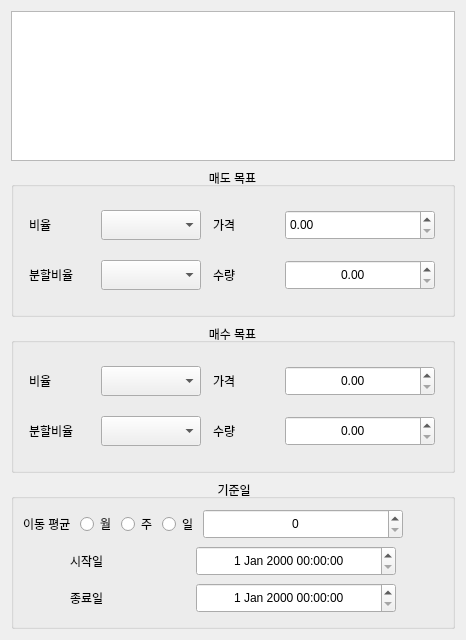
     <widget class="QWidget" name="tab">
      <attribute name="title">
       <string>자동 매매 설정</string>
      </attribute>
      <layout class="QVBoxLayout" name="verticalLayout_7">
       <item>
        <widget class="QListWidget" name="listWidget">
         <property name="minimumSize">
          <size>
           <width>0</width>
           <height>150</height>
          </size>
         </property>
         <property name="maximumSize">
          <size>
           <width>16777215</width>
           <height>150</height>
          </size>
         </property>
        </widget>
       </item>
       <item>
        <widget class="QGroupBox" name="groupBox">
         <property name="minimumSize">
          <size>
           <width>0</width>
           <height>150</height>
          </size>
         </property>
         <property name="maximumSize">
          <size>
           <width>16777215</width>
           <height>150</height>
          </size>
         </property>
         <property name="title">
          <string>매도 목표</string>
         </property>
         <property name="alignment">
          <set>Qt::AlignCenter</set>
         </property>
         <layout class="QVBoxLayout" name="verticalLayout_8">
          <item>
           <layout class="QHBoxLayout" name="horizontalLayout_12">
            <item>
             <widget class="QLabel" name="label_15">
              <property name="minimumSize">
               <size>
                <width>60</width>
                <height>30</height>
               </size>
              </property>
              <property name="maximumSize">
               <size>
                <width>60</width>
                <height>30</height>
               </size>
              </property>
              <property name="text">
               <string>비율</string>
              </property>
             </widget>
            </item>
            <item>
             <widget class="QComboBox" name="comboBox_sellrate">
              <property name="minimumSize">
               <size>
                <width>100</width>
                <height>30</height>
               </size>
              </property>
              <property name="maximumSize">
               <size>
                <width>100</width>
                <height>30</height>
               </size>
              </property>
             </widget>
            </item>
            <item>
             <widget class="QLabel" name="label_14">
              <property name="minimumSize">
               <size>
                <width>60</width>
                <height>30</height>
               </size>
              </property>
              <property name="maximumSize">
               <size>
                <width>60</width>
                <height>30</height>
               </size>
              </property>
              <property name="text">
               <string>가격</string>
              </property>
             </widget>
            </item>
            <item>
             <widget class="QDoubleSpinBox" name="doubleSpinBox_sellprice">
              <property name="minimumSize">
               <size>
                <width>150</width>
                <height>30</height>
               </size>
              </property>
              <property name="maximumSize">
               <size>
                <width>150</width>
                <height>30</height>
               </size>
              </property>
             </widget>
            </item>
           </layout>
          </item>
          <item>
           <layout class="QHBoxLayout" name="horizontalLayout_16">
            <item>
             <widget class="QLabel" name="label_27">
              <property name="minimumSize">
               <size>
                <width>60</width>
                <height>30</height>
               </size>
              </property>
              <property name="maximumSize">
               <size>
                <width>60</width>
                <height>30</height>
               </size>
              </property>
              <property name="text">
               <string>분할비율</string>
              </property>
             </widget>
            </item>
            <item>
             <widget class="QComboBox" name="comboBox_spsellrate">
              <property name="minimumSize">
               <size>
                <width>100</width>
                <height>30</height>
               </size>
              </property>
              <property name="maximumSize">
               <size>
                <width>100</width>
                <height>30</height>
               </size>
              </property>
             </widget>
            </item>
            <item>
             <widget class="QLabel" name="label_28">
              <property name="minimumSize">
               <size>
                <width>60</width>
                <height>30</height>
               </size>
              </property>
              <property name="maximumSize">
               <size>
                <width>60</width>
                <height>30</height>
               </size>
              </property>
              <property name="text">
               <string>수량</string>
              </property>
             </widget>
            </item>
            <item>
             <widget class="QDoubleSpinBox" name="doubleSpinBox_sellamt">
              <property name="minimumSize">
               <size>
                <width>150</width>
                <height>30</height>
               </size>
              </property>
              <property name="maximumSize">
               <size>
                <width>150</width>
                <height>30</height>
               </size>
              </property>
              <property name="alignment">
               <set>Qt::AlignCenter</set>
              </property>
             </widget>
            </item>
           </layout>
          </item>
         </layout>
        </widget>
       </item>
       <item>
        <widget class="QGroupBox" name="groupBox_2">
         <property name="minimumSize">
          <size>
           <width>0</width>
           <height>150</height>
          </size>
         </property>
         <property name="maximumSize">
          <size>
           <width>16777215</width>
           <height>150</height>
          </size>
         </property>
         <property name="title">
          <string>매수 목표</string>
         </property>
         <property name="alignment">
          <set>Qt::AlignCenter</set>
         </property>
         <layout class="QVBoxLayout" name="verticalLayout_9">
          <item>
           <layout class="QHBoxLayout" name="horizontalLayout_24">
            <item>
             <widget class="QLabel" name="label_13">
              <property name="minimumSize">
               <size>
                <width>60</width>
                <height>30</height>
               </size>
              </property>
              <property name="maximumSize">
               <size>
                <width>60</width>
                <height>30</height>
               </size>
              </property>
              <property name="text">
               <string>비율</string>
              </property>
             </widget>
            </item>
            <item>
             <widget class="QComboBox" name="comboBox_buyrate">
              <property name="minimumSize">
               <size>
                <width>100</width>
                <height>30</height>
               </size>
              </property>
              <property name="maximumSize">
               <size>
                <width>100</width>
                <height>30</height>
               </size>
              </property>
             </widget>
            </item>
            <item>
             <widget class="QLabel" name="label_16">
              <property name="minimumSize">
               <size>
                <width>60</width>
                <height>30</height>
               </size>
              </property>
              <property name="maximumSize">
               <size>
                <width>60</width>
                <height>30</height>
               </size>
              </property>
              <property name="text">
               <string>가격</string>
              </property>
             </widget>
            </item>
            <item>
             <widget class="QDoubleSpinBox" name="doubleSpinBox_buyprice">
              <property name="minimumSize">
               <size>
                <width>150</width>
                <height>30</height>
               </size>
              </property>
              <property name="maximumSize">
               <size>
                <width>150</width>
                <height>30</height>
               </size>
              </property>
              <property name="alignment">
               <set>Qt::AlignCenter</set>
              </property>
             </widget>
            </item>
           </layout>
          </item>
          <item>
           <layout class="QHBoxLayout" name="horizontalLayout_25">
            <item>
             <widget class="QLabel" name="label_30">
              <property name="minimumSize">
               <size>
                <width>60</width>
                <height>30</height>
               </size>
              </property>
              <property name="maximumSize">
               <size>
                <width>60</width>
                <height>30</height>
               </size>
              </property>
              <property name="text">
               <string>분할비율</string>
              </property>
             </widget>
            </item>
            <item>
             <widget class="QComboBox" name="comboBox_spbuyrate">
              <property name="minimumSize">
               <size>
                <width>100</width>
                <height>30</height>
               </size>
              </property>
              <property name="maximumSize">
               <size>
                <width>100</width>
                <height>30</height>
               </size>
              </property>
             </widget>
            </item>
            <item>
             <widget class="QLabel" name="label_31">
              <property name="minimumSize">
               <size>
                <width>60</width>
                <height>30</height>
               </size>
              </property>
              <property name="maximumSize">
               <size>
                <width>60</width>
                <height>30</height>
               </size>
              </property>
              <property name="text">
               <string>수량</string>
              </property>
             </widget>
            </item>
            <item>
             <widget class="QDoubleSpinBox" name="doubleSpinBox_3">
              <property name="minimumSize">
               <size>
                <width>150</width>
                <height>30</height>
               </size>
              </property>
              <property name="maximumSize">
               <size>
                <width>150</width>
                <height>30</height>
               </size>
              </property>
              <property name="alignment">
               <set>Qt::AlignCenter</set>
              </property>
             </widget>
            </item>
           </layout>
          </item>
         </layout>
        </widget>
       </item>
       <item>
        <widget class="QGroupBox" name="groupBox_3">
         <property name="minimumSize">
          <size>
           <width>0</width>
           <height>150</height>
          </size>
         </property>
         <property name="maximumSize">
          <size>
           <width>16777215</width>
           <height>150</height>
          </size>
         </property>
         <property name="title">
          <string> 기준일</string>
         </property>
         <property name="alignment">
          <set>Qt::AlignCenter</set>
         </property>
         <layout class="QVBoxLayout" name="verticalLayout_6">
          <item>
           <layout class="QHBoxLayout" name="horizontalLayout_21">
            <item>
             <widget class="QLabel" name="label_17">
              <property name="minimumSize">
               <size>
                <width>15</width>
                <height>30</height>
               </size>
              </property>
              <property name="maximumSize">
               <size>
                <width>60</width>
                <height>30</height>
               </size>
              </property>
              <property name="text">
               <string>이동 평균 </string>
              </property>
             </widget>
            </item>
            <item>
             <widget class="QRadioButton" name="radioButton_mam">
              <property name="minimumSize">
               <size>
                <width>35</width>
                <height>30</height>
               </size>
              </property>
              <property name="maximumSize">
               <size>
                <width>30</width>
                <height>30</height>
               </size>
              </property>
              <property name="text">
               <string>월</string>
              </property>
             </widget>
            </item>
            <item>
             <widget class="QRadioButton" name="radioButton_maw">
              <property name="minimumSize">
               <size>
                <width>35</width>
                <height>30</height>
               </size>
              </property>
              <property name="maximumSize">
               <size>
                <width>30</width>
                <height>30</height>
               </size>
              </property>
              <property name="text">
               <string>주</string>
              </property>
             </widget>
            </item>
            <item>
             <widget class="QRadioButton" name="radioButton_mad">
              <property name="minimumSize">
               <size>
                <width>35</width>
                <height>30</height>
               </size>
              </property>
              <property name="maximumSize">
               <size>
                <width>30</width>
                <height>30</height>
               </size>
              </property>
              <property name="text">
               <string>일</string>
              </property>
             </widget>
            </item>
            <item>
             <widget class="QSpinBox" name="spinBox_ma">
              <property name="minimumSize">
               <size>
                <width>200</width>
                <height>30</height>
               </size>
              </property>
              <property name="maximumSize">
               <size>
                <width>200</width>
                <height>30</height>
               </size>
              </property>
              <property name="alignment">
               <set>Qt::AlignCenter</set>
              </property>
             </widget>
            </item>
            <item>
             <spacer name="horizontalSpacer_5">
              <property name="orientation">
               <enum>Qt::Horizontal</enum>
              </property>
              <property name="sizeHint" stdset="0">
               <size>
                <width>40</width>
                <height>20</height>
               </size>
              </property>
             </spacer>
            </item>
           </layout>
          </item>
          <item>
           <layout class="QHBoxLayout" name="horizontalLayout_20">
            <item>
             <spacer name="horizontalSpacer">
              <property name="orientation">
               <enum>Qt::Horizontal</enum>
              </property>
              <property name="sizeHint" stdset="0">
               <size>
                <width>40</width>
                <height>20</height>
               </size>
              </property>
             </spacer>
            </item>
            <item>
             <widget class="QLabel" name="label_startdate">
              <property name="minimumSize">
               <size>
                <width>120</width>
                <height>30</height>
               </size>
              </property>
              <property name="maximumSize">
               <size>
                <width>120</width>
                <height>30</height>
               </size>
              </property>
              <property name="text">
               <string>시작일</string>
              </property>
             </widget>
            </item>
            <item>
             <widget class="QDateTimeEdit" name="dateTimeEdit_2">
              <property name="minimumSize">
               <size>
                <width>200</width>
                <height>30</height>
               </size>
              </property>
              <property name="maximumSize">
               <size>
                <width>200</width>
                <height>30</height>
               </size>
              </property>
              <property name="alignment">
               <set>Qt::AlignCenter</set>
              </property>
             </widget>
            </item>
            <item>
             <spacer name="horizontalSpacer_3">
              <property name="orientation">
               <enum>Qt::Horizontal</enum>
              </property>
              <property name="sizeHint" stdset="0">
               <size>
                <width>40</width>
                <height>20</height>
               </size>
              </property>
             </spacer>
            </item>
           </layout>
          </item>
          <item>
           <layout class="QHBoxLayout" name="horizontalLayout_13">
            <item>
             <spacer name="horizontalSpacer_2">
              <property name="orientation">
               <enum>Qt::Horizontal</enum>
              </property>
              <property name="sizeHint" stdset="0">
               <size>
                <width>40</width>
                <height>20</height>
               </size>
              </property>
             </spacer>
            </item>
            <item>
             <widget class="QLabel" name="label_enddate">
              <property name="minimumSize">
               <size>
                <width>120</width>
                <height>30</height>
               </size>
              </property>
              <property name="maximumSize">
               <size>
                <width>120</width>
                <height>30</height>
               </size>
              </property>
              <property name="text">
               <string>종료일</string>
              </property>
             </widget>
            </item>
            <item>
             <widget class="QDateTimeEdit" name="dateTimeEdit">
              <property name="minimumSize">
               <size>
                <width>200</width>
                <height>30</height>
               </size>
              </property>
              <property name="maximumSize">
               <size>
                <width>200</width>
                <height>30</height>
               </size>
              </property>
              <property name="alignment">
               <set>Qt::AlignCenter</set>
              </property>
             </widget>
            </item>
            <item>
             <spacer name="horizontalSpacer_4">
              <property name="orientation">
               <enum>Qt::Horizontal</enum>
              </property>
              <property name="sizeHint" stdset="0">
               <size>
                <width>40</width>
                <height>20</height>
               </size>
              </property>
             </spacer>
            </item>
           </layout>
          </item>
         </layout>
        </widget>
       </item>
      </layout>
     </widget>
